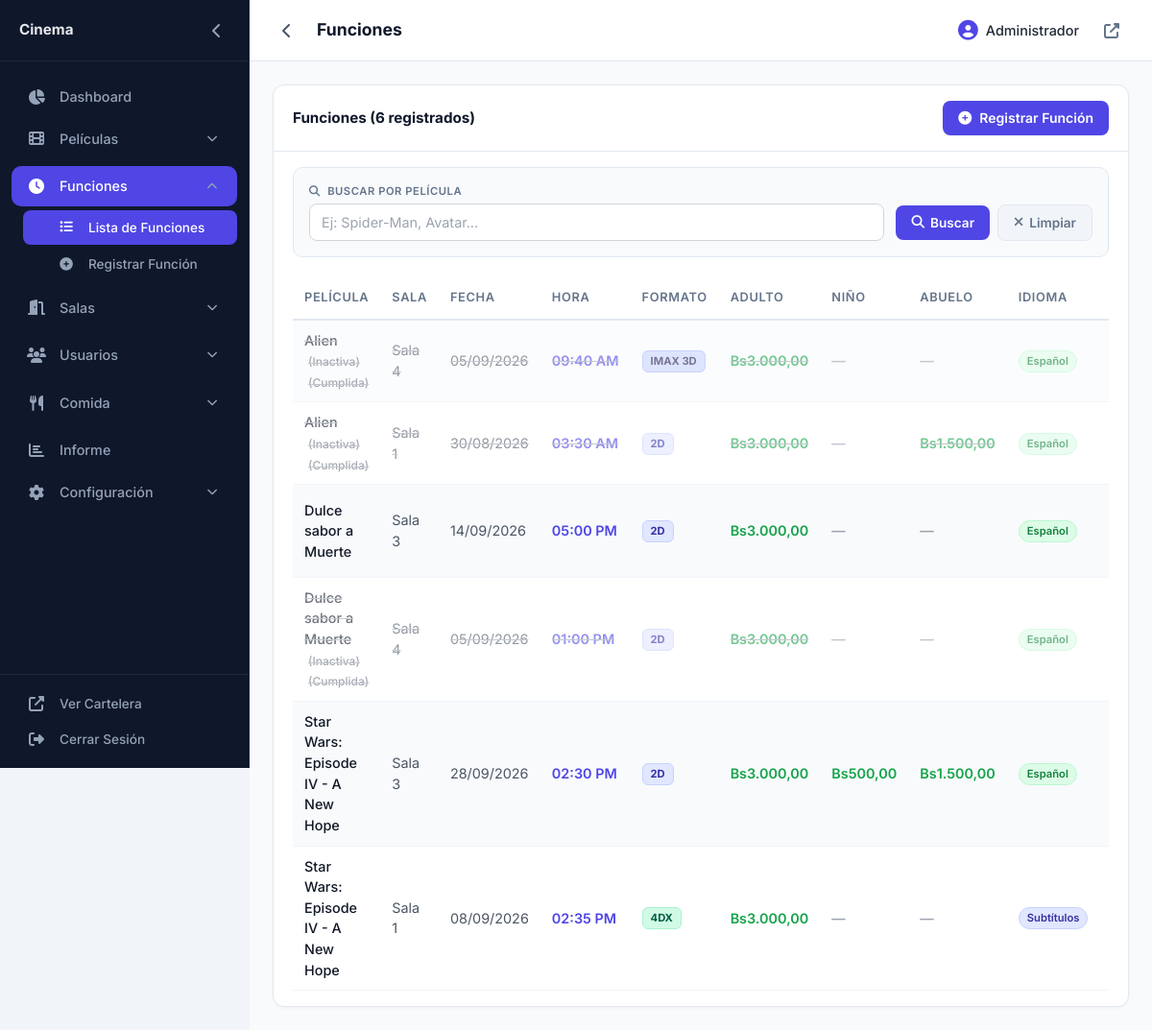
/admin/index.php?tab=showtimes (signed in), run on the app's committed database.
### tables this page shows
CREATE TABLE `showtimes` (
  `id` int(11) NOT NULL,
  `movie_id` int(11) NOT NULL,
  `room_id` int(11) NOT NULL,
  `show_date` date NOT NULL,
  `show_time` time NOT NULL,
  `price` decimal(10,2) NOT NULL,
  `price_adult` decimal(10,2) NOT NULL DEFAULT 0.00,
  `price_child` decimal(10,2) NOT NULL DEFAULT 0.00,
  `price_senior` decimal(10,2) NOT NULL DEFAULT 0.00,
  `enable_child_price` tinyint(1) NOT NULL DEFAULT 1,
  `enable_senior_price` tinyint(1) NOT NULL DEFAULT 1,
  `half_price_monday` tinyint(1) DEFAULT 0,
  `promotions` varchar(255) DEFAULT NULL,
  `language` varchar(20) DEFAULT 'español',
  `format` varchar(20) DEFAULT NULL,
  `is_active` tinyint(1) DEFAULT 1,
  `created_at` timestamp NULL DEFAULT current_timestamp()
);

CREATE TABLE `movies` (
  `id` int(11) NOT NULL,
  `title` varchar(255) NOT NULL,
  `description` text DEFAULT NULL,
  `poster_url` varchar(255) DEFAULT NULL,
  `banner_url` varchar(255) DEFAULT NULL,
  `cast_members` text DEFAULT NULL,
  `country_id` int(11) DEFAULT NULL,
  `duration` int(11) DEFAULT NULL,
  `genre` varchar(100) DEFAULT NULL,
  `year` year(4) DEFAULT NULL,
  `director` varchar(100) DEFAULT NULL,
  `classification` varchar(50) DEFAULT NULL,
  `trailer_url` varchar(255) DEFAULT NULL,
  `is_active` tinyint(1) DEFAULT 1,
  `created_at` timestamp NULL DEFAULT current_timestamp()
);

CREATE TABLE `rooms` (
  `id` int(11) NOT NULL,
  `name` varchar(50) NOT NULL,
  `capacity` int(11) NOT NULL DEFAULT 50,
  `description` text DEFAULT NULL,
  `seat_layout` longtext DEFAULT NULL CHECK (json_valid(`seat_layout`)),
  `aisle_config` longtext DEFAULT NULL CHECK (json_valid(`aisle_config`)),
  `is_active` tinyint(1) DEFAULT 1,
  `created_at` timestamp NULL DEFAULT current_timestamp()
);

### app/Helpers/formats.php (called while the page is built, shortened)
<?php
function formatCurrency($amount, $config = null)
{
    $symbol = $config['currency_symbol'] ?? '$';
    $position = $config['currency_position'] ?? 'left';
    $thousands = $config['thousands_separator'] ?? '.';
    $decimal = $config['decimal_separator'] ?? ',';
    $decimals = intval($config['decimal_places'] ?? 2);
    $formatted = number_format($amount, $decimals, $decimal, $thousands);
    return $position === 'right' ? $formatted . ' ' . $symbol : $symbol . $formatted;
}
function formatTimeVenezuela($time)
{
    return date('h:i A', strtotime($time));
}
function formatDateShort($date)
{
    return date('d/m/Y', strtotime($date));
}

### app/Helpers/site.php (called while the page is built, shortened)
<?php
function getSiteConfig($pdo)
{
    static $config = null;
    if ($config !== null) {
        return $config;
    }
    $defaults = [
        'site_name' => 'Cinema Pro',
        'site_logo' => '',
        'footer_logo' => '',
        'site_favicon' => '',
        'timezone' => 'America/Caracas',
        'footer_copyright' => '© ' . date('Y') . ' Cinema. Todos los derechos reservados.',
        'company_rif' => '',
        'currency_symbol' => '$',
        'currency_position' => 'left',
        'thousands_separator' => '.',
        'decimal_separator' => ',',
        'decimal_places' => '2',
        'address' => '',
        'phone' => '',
        'email' => '',
        'instagram' => '',
        'facebook' => '',
        'twitter' => '',
        'telegram' => '',
        'whatsapp' => ''
    ];
    try {
        $stmt = $pdo->query("SELECT key_name, value FROM site_config");
        $rows = $stmt->fetchAll();
        $config = [];
        foreach ($rows as $row) {
            $config[$row['key_name']] = $row['value'];
        }
        foreach ($defaults as $key => $default_value) {
            if (!isset($config[$key]) || $config[$key] === '') {
                $config[$key] = $default_value;
            }
        }
        return $config;
    } catch (PDOException $e) {
        error_log("Error cargando configuración del sitio: " . $e->getMessage());
        return $defaults;
    }
}

### admin/modules/showtime/showtime.php (the view, shortened to what this page needs)
<?php
$search_showtime = isset($_GET['search_showtime']) ? trim($_GET['search_showtime']) : '';
$showtimes_sql = "
    SELECT s.*, m.title as movie_title, m.duration, COALESCE(m.is_active, 0) as movie_active,
           r.name as room_name, COALESCE(s.format, '2D') as format
    FROM showtimes s
    LEFT JOIN movies m ON s.movie_id = m.id
    JOIN rooms r ON s.room_id = r.id
    WHERE 1=1
";
if (!empty($search_showtime)) {
    $showtimes_sql .= " AND m.title LIKE ?";
    $showtimes_sql .= " ORDER BY m.title ASC, s.show_date DESC, s.show_time";
    $stmt = $pdo->prepare($showtimes_sql);
    $stmt->execute(['%' . $search_showtime . '%']);
} else {
    $showtimes_sql .= " ORDER BY m.title ASC, s.show_date DESC, s.show_time";
    $stmt = $pdo->query($showtimes_sql);
}
$showtimes = $stmt->fetchAll();
?>
<div class="admin-card">
    <div class="admin-card-header">
        <h3 class="admin-card-title">Funciones (<?= count($showtimes) ?> registrados)</h3>
        <a href="index.php?tab=showtimes&action=register" class="inline-flex items-center gap-2 bg-indigo-600 hover:bg-indigo-700 text-white font-semibold py-2 px-4 rounded-lg transition-all duration-200 shadow-sm hover:shadow-md text-sm no-underline">
            <i class="fas fa-plus-circle"></i> Registrar Función
        </a>
    </div>
    <div class="admin-card-body">
        <div class="search-box" data-tab="showtimes">
            <div class="search-group">
                <label><i class="fas fa-search mr-1"></i> Buscar por Película</label>
                <input type="text" id="searchShowtime" placeholder="Ej: Spider-Man, Avatar..." value="<?= htmlspecialchars($search_showtime) ?>">
            </div>
            <div class="search-actions">
                <button class="btn-search" id="searchBtn"><i class="fas fa-search"></i> Buscar</button>
                <button class="btn-clear" id="clearBtn"><i class="fas fa-times"></i> Limpiar</button>
            </div>
        </div>
        <div class="overflow-x-auto">
            <table class="admin-table">
                <thead>
                    <tr>
                        <th>Película</th>
                        <th>Sala</th>
                        <th>Fecha</th>
                        <th>Hora</th>
                        <th>Formato</th>
                        <th>Adulto</th>
                        <th>Niño</th>
                        <th>Abuelo</th>
                        <th>Idioma</th>
                        <th>Promociones</th>
                    </tr>
                </thead>
                <tbody>
                    <?php $rowIndex = 0; ?>
                    <?php foreach ($showtimes as $s):
                        $movie_exists = $s['movie_title'] !== null;
                        $is_inactive = $s['is_active'] == 0;
                        $showtime_ts = strtotime($s['show_date'] . ' ' . $s['show_time']);
                        $is_past = $showtime_ts !== false && $showtime_ts < time();
                        $language = $s['language'] ?? 'español';
                        $lang_label = $language == 'español' ? 'Español' : 'Subtítulos';
                        $lang_class = $language == 'español' ? 'espanol' : 'subtitulos';
                        $price_adult = $s['price_adult'] ?? $s['price'] ?? 0;
                        $price_child = $s['price_child'] ?? 0;
                        $price_senior = $s['price_senior'] ?? 0;
                        $enable_child = $s['enable_child_price'] ?? 1;
                        $enable_senior = $s['enable_senior_price'] ?? 1;
                        $format = $s['format'] ?? '2D';
                        $formatClass = 'format-2d';
                        if (!empty($format)) {
                            $formatLower = strtolower($format);
                            $formatClass = 'format-' . str_replace(' ', '-', $formatLower);
                        }
                    ?>
                        <tr class="<?= $rowIndex % 2 === 0 ? 'row-even' : 'row-odd' ?> <?= $is_inactive ? 'showtime-inactive' : '' ?> <?= $is_past ? 'showtime-past' : '' ?>">
                            <td class="font-medium <?= $movie_exists ? 'text-gray-900' : 'movie-deleted' ?>">
                                <?= htmlspecialchars($s['movie_title'] ?? 'Película eliminada') ?>
                                <?php if ($is_inactive): ?><span class="text-xs text-gray-500 ml-1">(Inactiva)</span><?php endif; ?>
                                <?php if ($is_past): ?><span class="text-xs text-gray-500 ml-1">(Cumplida)</span><?php endif; ?>
                            </td>
                            <td class="text-gray-600"><?= htmlspecialchars($s['room_name']) ?></td>
                            <td class="text-gray-600"><?= formatDateShort($s['show_date']) ?></td>
                            <td class="font-semibold text-indigo-600 time-display"><?= formatTimeVenezuela($s['show_time']) ?></td>
                            <td><span class="format-badge <?= $formatClass ?>"><?= htmlspecialchars($format) ?></span></td>
                            <td class="font-semibold text-green-600"><?= formatCurrency($price_adult, $siteConfig) ?></td>
                            <td class="font-semibold <?= $enable_child ? 'text-green-600' : 'text-gray-400' ?>">
                                <?= $enable_child ? formatCurrency($price_child, $siteConfig) : '—' ?>
                            </td>
                            <td class="font-semibold <?= $enable_senior ? 'text-green-600' : 'text-gray-400' ?>">
                                <?= $enable_senior ? formatCurrency($price_senior, $siteConfig) : '—' ?>
                            </td>
                            <td><span class="language-badge <?= $lang_class ?>"><?= $lang_label ?></span></td>
                            <td>
                            </td>
                        </tr>
                        <?php $rowIndex++; ?>
                    <?php endforeach; ?>
                </tbody>
            </table>
        </div>
    </div>
</div>

### admin/css/admin.css (style rules this page uses)
* { font-family: 'Inter', sans-serif; box-sizing: border-box; }
html, body { margin: 0; padding: 0; overflow-x: hidden; max-width: 100%; }
body { background: #f1f5f9; color: #1f2937; display: flex; min-height: 100vh; }
.admin-card { background: #ffffff; border-radius: 12px; border: 1px solid #e2e8f0; box-shadow: 0 1px 3px rgba(0, 0, 0, 0.04); overflow: hidden; }
.admin-card-header { padding: 16px 20px; border-bottom: 1px solid #e2e8f0; display: flex; justify-content: space-between; align-items: center; }
.admin-card-title { font-size: 0.95rem; font-weight: 700; color: #0f172a; margin: 0; }
.admin-card-body { padding: 16px 20px; }
.admin-table { width: 100%; border-collapse: collapse; font-size: 0.9rem; table-layout: auto; }
.admin-table thead th { text-align: left; padding: 12px 12px; font-weight: 600; color: #64748b; border-bottom: 2px solid #e2e8f0; font-size: 0.8rem; text-transform: uppercase; letter-spacing: 0.05em; white-space: nowrap; }
.admin-table tbody tr.row-even { background-color: #f8fafc; }
.admin-table tbody tr.row-odd { background-color: #ffffff; }
.admin-table tbody td { padding: 10px 12px; border-bottom: 1px solid #f1f5f9; vertical-align: middle; }
.search-box { display: flex; flex-wrap: wrap; gap: 12px; align-items: flex-end; background: #f8fafc; padding: 16px; border-radius: 10px; border: 1px solid #e2e8f0; margin-bottom: 20px; width: 100%; }
.search-box .search-group { flex: 1; min-width: 200px; }
.search-box .search-group label { display: block; font-size: 0.7rem; color: #64748b; margin-bottom: 4px; text-transform: uppercase; letter-spacing: 0.05em; font-weight: 600; }
.search-box .search-group input { width: 100%; background: #ffffff; border: 1px solid #d1d5db; border-radius: 8px; padding: 8px 12px; color: #1f2937; font-size: 0.9rem; transition: border-color 0.3s ease; }
.search-box .search-group input::placeholder { color: #9ca3af; }
.search-box .search-actions { display: flex; gap: 8px; align-items: center; flex-shrink: 0; }
.search-box .search-actions button { padding: 8px 16px; border-radius: 8px; font-weight: 600; font-size: 0.85rem; cursor: pointer; transition: all 0.3s ease; border: none; display: flex; align-items: center; gap: 6px; }
.search-box .search-actions .btn-search { background: #4f46e5; color: white; }
.search-box .search-actions .btn-clear { background: #f1f5f9; color: #64748b; border: 1px solid #e2e8f0; }
.time-display { white-space: nowrap; }
.format-badge { display: inline-block; padding: 2px 8px; border-radius: 6px; font-size: 0.7rem; font-weight: 700; white-space: nowrap; }
.format-2d { background: #e0e7ff; color: #3730a3; border: 1px solid #c7d2fe; }
.format-imax, .format-imax-3d { background: #c7d2fe; color: #1e1b4b; border: 1px solid #a5b4fc; }
.format-4dx { background: #d1fae5; color: #065f46; border: 1px solid #a7f3d0; }
.language-badge { display: inline-block; padding: 2px 8px; border-radius: 12px; font-size: 0.7rem; font-weight: 600; white-space: nowrap; }
.language-badge.espanol { background: #dcfce7; color: #15803d; border: 1px solid #bbf7d0; }
.language-badge.subtitulos { background: #e0e7ff; color: #3730a3; border: 1px solid #c7d2fe; }
.showtime-inactive { opacity: 0.6; }
.showtime-inactive td { text-decoration: line-through; text-decoration-color: #6b7280; }
.showtime-past td { text-decoration: line-through; text-decoration-color: #9ca3af; }

### data on the page
showtimes: movie.title "Alien", is_active "(Inactiva)", shows "(Cumplida)", room.name "Sala 4", show_date "05/09/2026", show_time "09:40 AM", format "IMAX 3D", price_adult "Bs3.000,00", language "Español"
showtimes: movie.title "Alien", is_active "(Inactiva)", shows "(Cumplida)", room.name "Sala 1", show_date "30/08/2026", show_time "03:30 AM", format "2D", price_adult "Bs3.000,00", price_senior "Bs1.500,00", language "Español"
showtimes: movie.title "Dulce sabor a Muerte", room.name "Sala 3", show_date "14/09/2026", show_time "05:00 PM", format "2D", price_adult "Bs3.000,00", language "Español"
showtimes: movie.title "Dulce sabor a Muerte", is_active "(Inactiva)", shows "(Cumplida)", room.name "Sala 4", show_date "05/09/2026", show_time "01:00 PM", format "2D", price_adult "Bs3.000,00", language "Español"
showtimes: movie.title "Star Wars: Episode IV - A New Hope", room.name "Sala 3", show_date "28/09/2026", show_time "02:30 PM", format "2D", price_adult "Bs3.000,00", price_child "Bs500,00", price_senior "Bs1.500,00", language "Español"
showtimes: movie.title "Star Wars: Episode IV - A New Hope", room.name "Sala 1", show_date "08/09/2026", show_time "02:35 PM", format "4DX", price_adult "Bs3.000,00", language "Subtítulos"

### other printed values
$siteName "Cinema"
$_SESSION['user_name'] "Administrador"
count($showtimes) "6"
